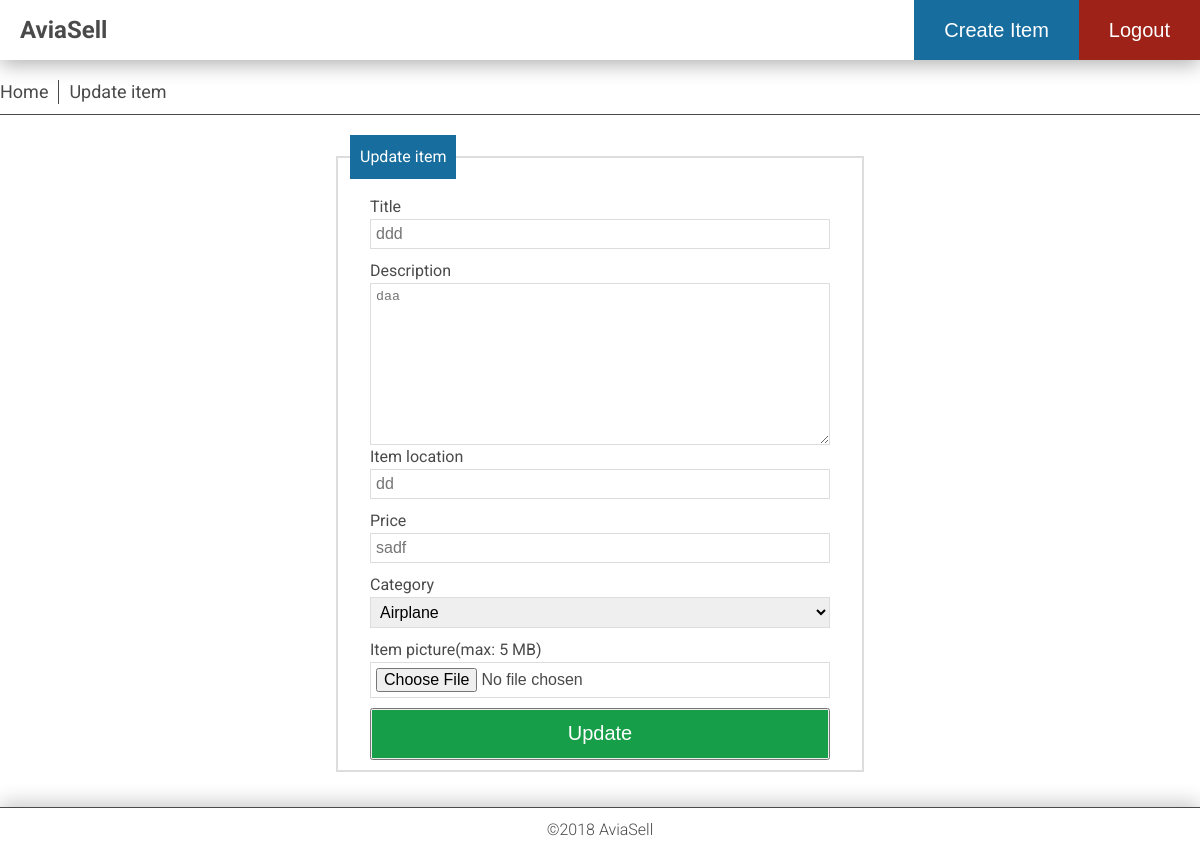
Page /item/update/24 (signed in) on the earlier database version.
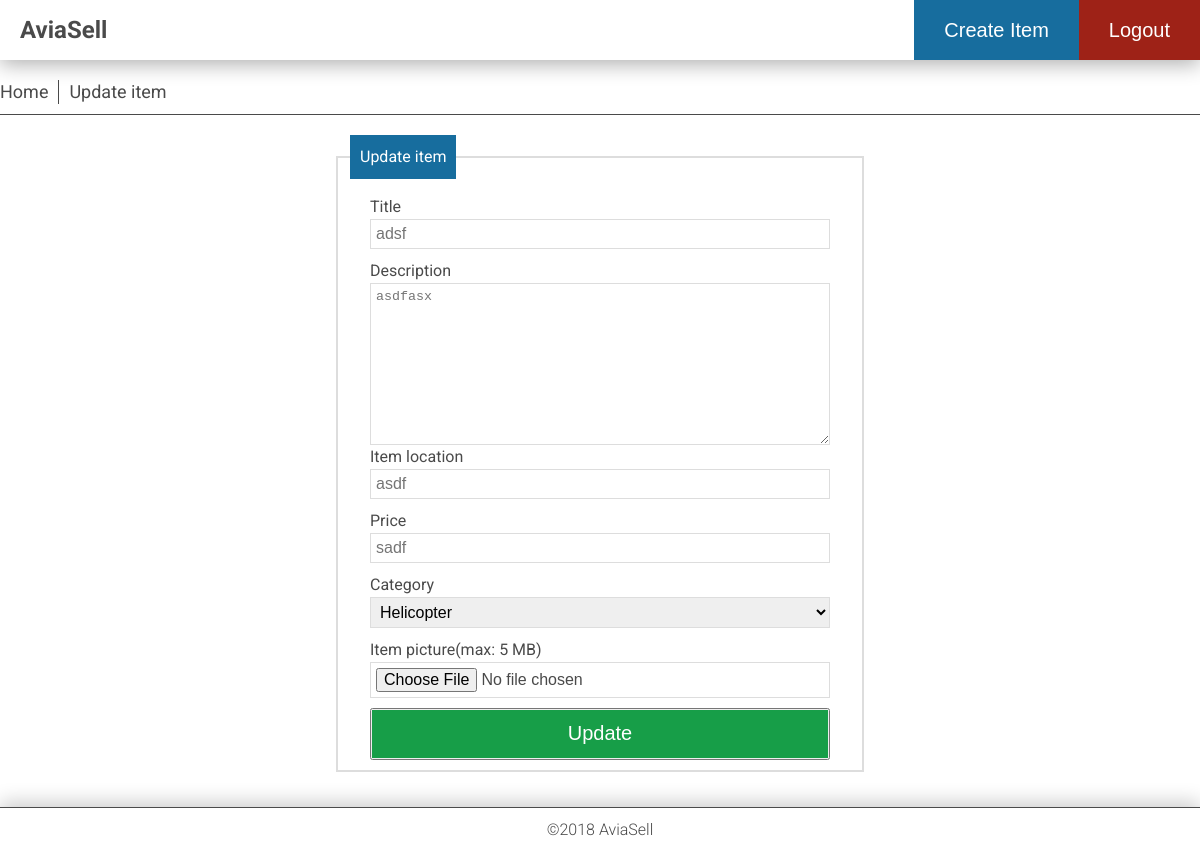
Same page on the later database version.
### app/database_setup.py (models this page shows, shortened)
class CategoryItem(Base):
    __tablename__ = 'category_item'
    id = Column(Integer, primary_key=True)
    title = Column(String(80), nullable=False)
    description = Column(Text(), nullable=False)
    location = Column(String(250), nullable=False)
    picture = Column(String(250), nullable=False)
    price = Column(String(32), nullable=False)
    created_date = Column(DateTime, default=datetime.datetime.utcnow)
    category_id = Column(Integer, ForeignKey('category.id'))
    category = relationship(Category)
    user_id = Column(Integer, ForeignKey('user.id'))
    user = relationship(User)

class Category(Base):
    __tablename__ = 'category'
    id = Column(Integer, primary_key=True)
    name = Column(String(250), nullable=False)
    picture = Column(String(250))
    description = Column(String(250))
    slug = Column(String(30), unique=True)

### app/views/item.py (the view)
@webapp.route('/item/update/<int:item_id>', methods=['GET', 'POST'])
def updateItem(item_id):
    logged = AuthController.validateLogin()
    if not logged:
        return redirect(url_for('login'))
    isThisYourItem = AuthController.validateItem(item_id)
    if isThisYourItem['code'] != 200:
            message = isThisYourItem['message']
            code = isThisYourItem['code']
            return render_template('error.html', message=message), code
    if request.method == 'POST':
        data = ItemController.updateItem(item_id, request.form, request.files)
        if data['code'] == 200:
            flash('Item has been updated.')
            return redirect(url_for('readItem',
                                    category_slug=data['slug'],
                                    item_name=data['item'].title,
                                    item_id=data['item'].id))
        else:
            message = data['message']
            code = data['code']
            return render_template('error.html', message=message), code
    else:
        data = ItemController.getItemByID(item_id)
        categories = CategoryController.getAllCategories()
        max_file_size = UploadController.maxFileSize()
        return render_template('update.html', item=data, categories=categories, filesize=max_file_size)

### app/controllers/authcontroller.py (called while the page is built)
    def validateLogin():
        if login_session.get('username'):
            return True
        else:
            return False

    def validateItem(item_id):
        response = {}
        item = ItemModel.getItem(item_id)
        if not item:
            response['message'] = 'Item is not found.'
            response['code'] = 404
            return response
        if login_session['user_id'] == item.user_id:
            response['code'] = 200
            return response
        else:
            response['message'] = 'You are not authorized to update this item.'
            response['code'] = 403
            return response

### app/controllers/categorycontroller.py (called while the page is built)
    def getAllCategories():
        result = CategoryModel.getAll()
        return result

### app/controllers/itemcontroller.py (called while the page is built)
    def getItemByID(item_id):
        try:
            item = ItemModel.getItem(item_id)
            return item
        except:
            return False

### app/controllers/uploadcontroller.py (called while the page is built)
    def maxFileSize():
        fileSize = webapp.config['MAX_CONTENT_LENGTH']
        inMB = fileSize / 1024 / 1024
        return int(inMB)

### app/models/categorymodel.py (called while the page is built)
    def getAll():
        result = session.query(Category).all()
        return result

### app/templates/update.html (shortened to what this page needs)
{% extends "base.html" %}
{% block content %}
<div class="container">
    <nav>
        <ul>
            <li>
                <a href="/">
                    Home
                </a>
            </li>
            <li>
                Update item
            </li>
        </ul>
    </nav>
    <div class="container">
        <fieldset>
            <legend>
                Update item
            </legend>
            <form class="itemForm" enctype="multipart/form-data" method="post">
                <label for="title">
                    Title
                </label>
                <input name="title" type="text" placeholder="{{item.title}}"/>
                <label for="description">
                    Description
                </label>
                <textarea name="description" cols="60" rows="10" placeholder="{{item.description}}"></textarea>
                <label for="location">
                    Item location
                </label>
                <input name="location" type="text" placeholder="{{item.location}}" />
                <label for="price">
                    Price
                </label>
                <input name="price" type="text" placeholder="{{item.price}}" />
                <label for="category">
                    Category
                </label>
                <select name="category_id" >
                    {% for category in categories %}
                        <option
                            {% if category.id == item.category_id %}
                                value=""
                                selected
                            {% else %}
                                value="{{category.id}}"
                            {% endif %}
                            >
                                {{category.name}}
                        </option>
                    {% endfor %}
                </select>
                <label for="itemPicture">
                    Item picture(max: {{filesize}} MB)
                </label>
                <input type="file" id="itemPicture" name="itemPicture" accept="image/png, image/jpeg" />
                <button class="buttons">
                    <div class="button edit">
                        Update
                    </div>
                </button>
            </form>
        </fieldset>
    </div>
</div>
{% endblock %}

Differences in the rows shown:
changed CategoryItem "sadf": title "ddd" → "adsf"; description "daa" → "asdfasx"; location "dd" → "asdf"; category_id "Airplane" → "Helicopter"
